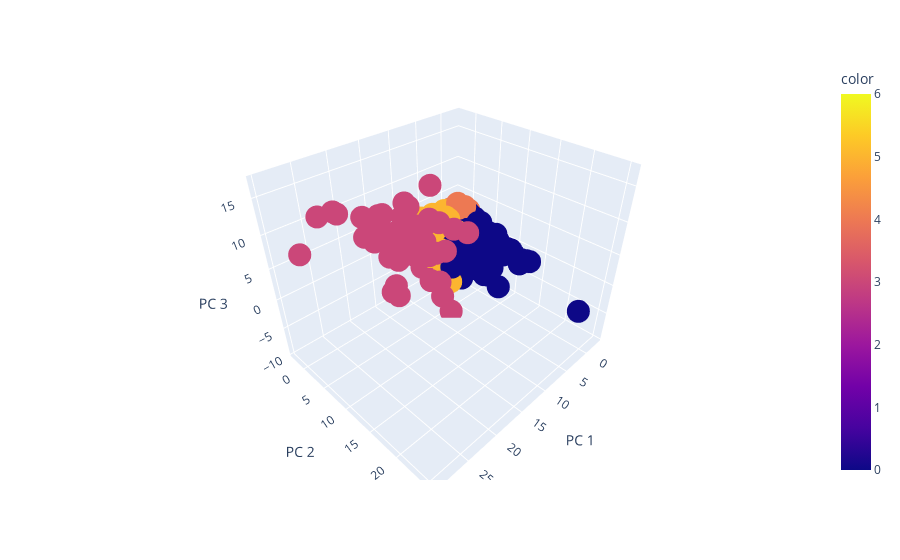

Here is the notebook cell this chart was saved with:
### Code cell
total_var = pca.explained_variance_ratio_.sum() * 100
fig = px.scatter_3d(
    pca_components, x=0, y=1, z=2, color=pca_df['cluster'],
    labels={'0': 'PC 1', '1': 'PC 2', '2': 'PC 3'}
)
fig.show()

### Figure 1 — Plotly figure (JSON) as saved in the notebook; plotly's stock layout.template omitted (floating-point values rounded to 4 significant figures; data arrays with more than 128 entries replaced by an {"elided": "..."} marker saying what was removed)
{"data": [{"hovertemplate": "PC 1=%{x}<br>PC 2=%{y}<br>PC 3=%{z}<br>color=%{marker.color}<extra></extra>", "legendgroup": "", "marker": {"color": {"elided": "8950 int values"}, "coloraxis": "coloraxis", "symbol": "circle"}, "mode": "markers", "name": "", "scene": "scene", "showlegend": false, "type": "scatter3d", "x": {"elided": "8950 float values"}, "y": {"elided": "8950 float values"}, "z": {"elided": "8950 float values"}}], "layout": {"coloraxis": {"colorbar": {"title": {"text": "color"}}, "colorscale": [[0, "#0d0887"], [0.1111, "#46039f"], [0.2222, "#7201a8"], [0.3333, "#9c179e"], [0.4444, "#bd3786"], [0.5556, "#d8576b"], [0.6667, "#ed7953"], [0.7778, "#fb9f3a"], [0.8889, "#fdca26"], [1, "#f0f921"]]}, "legend": {"tracegroupgap": 0}, "margin": {"t": 60}, "scene": {"domain": {"x": [0, 1], "y": [0, 1]}, "xaxis": {"title": {"text": "PC 1"}}, "yaxis": {"title": {"text": "PC 2"}}, "zaxis": {"title": {"text": "PC 3"}}}}}
